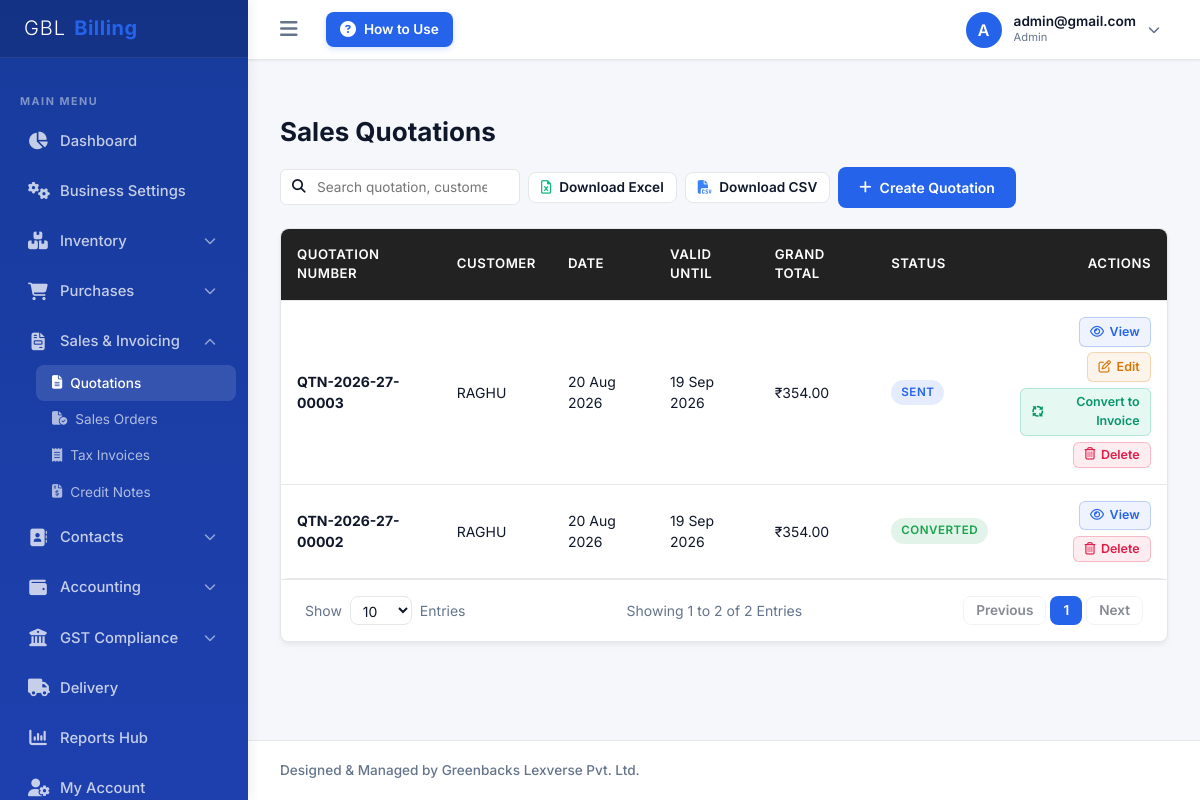
The page /company/quotations/ (signed in) on the database as committed earlier.
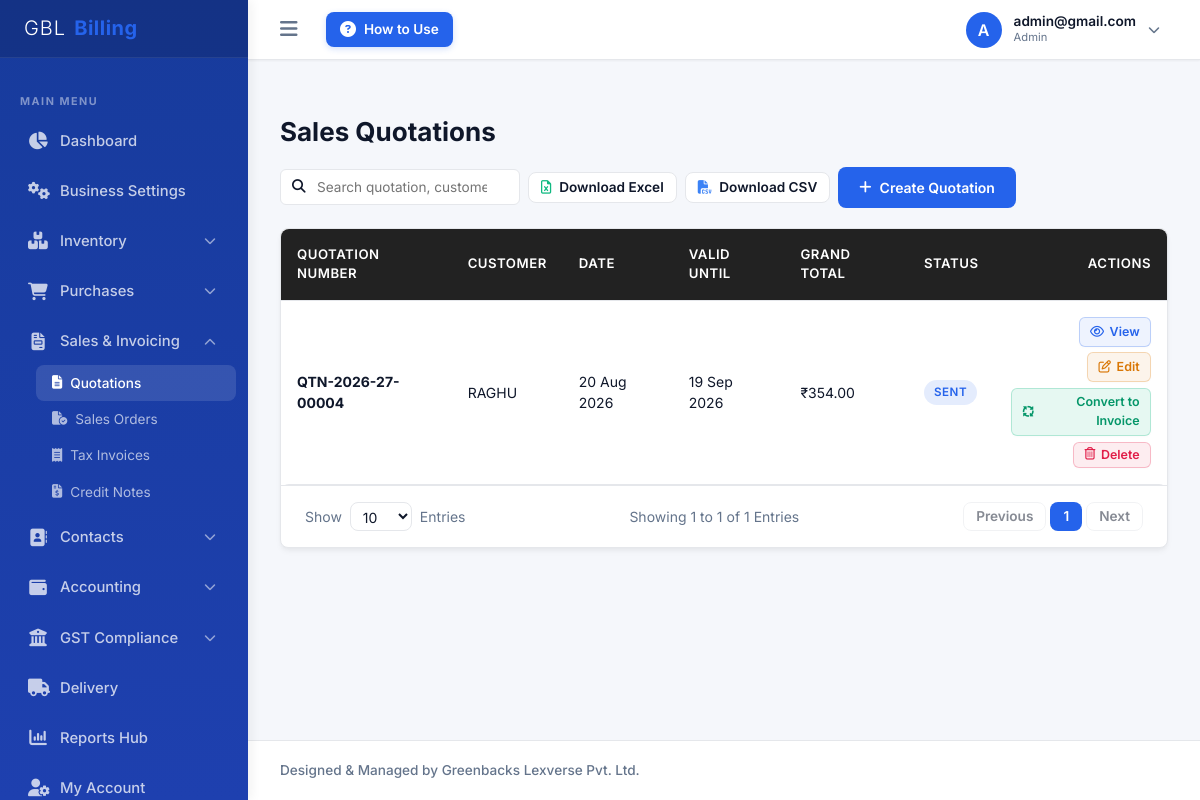
The same page on the database as committed later.
### billing/models.py (models this page shows, shortened)
class CustomUser(AbstractUser):
    ROLE_CHOICES = [
        ('SUPERADMIN', 'System Superadmin'),  # For Admin Panel Owner
        ('ADMIN', 'Company Admin'),           # Company Owner
        ('ACCOUNTANT', 'Accountant'),
        ('BILLING_STAFF', 'Billing Staff'),
        ('SALES_STAFF', 'Sales Staff'),
        ('INVENTORY_STAFF', 'Inventory Staff'),
    ]
    company = models.ForeignKey(Company, on_delete=models.CASCADE, null=True, blank=True, related_name='users')
    role = models.CharField(max_length=20, choices=ROLE_CHOICES, default='ADMIN')
    mobile = models.CharField(max_length=15, blank=True, null=True)
    profile_photo = models.ImageField(upload_to='profile_photos/', blank=True, null=True)
    updated_at = models.DateTimeField(auto_now=True, null=True)
    def get_profile_photo_url(self):
        if self.profile_photo:
            try:
                timestamp = int(self.updated_at.timestamp()) if self.updated_at else 1
                return f"{self.profile_photo.url}?v={timestamp}"
            except Exception:
                return self.profile_photo.url
        return None

class Quotation(models.Model):
    STATUS_CHOICES = [('DRAFT', 'Draft'), ('SENT', 'Sent'), ('ACCEPTED', 'Accepted'), ('REJECTED', 'Rejected'), ('EXPIRED', 'Expired'), ('CONVERTED', 'Converted')]
    company = models.ForeignKey(Company, on_delete=models.CASCADE)
    customer = models.ForeignKey(Customer, on_delete=models.PROTECT)
    quotation_number = models.CharField(max_length=50)
    date = models.DateField()
    valid_until = models.DateField()
    subtotal = models.DecimalField(max_digits=15, decimal_places=2, default=Decimal('0.00'))
    discount_total = models.DecimalField(max_digits=15, decimal_places=2, default=Decimal('0.00'))
    taxable_value = models.DecimalField(max_digits=15, decimal_places=2, default=Decimal('0.00'))
    cgst_total = models.DecimalField(max_digits=15, decimal_places=2, default=Decimal('0.00'))
    sgst_total = models.DecimalField(max_digits=15, decimal_places=2, default=Decimal('0.00'))
    igst_total = models.DecimalField(max_digits=15, decimal_places=2, default=Decimal('0.00'))
    cess_total = models.DecimalField(max_digits=15, decimal_places=2, default=Decimal('0.00'))
    round_off = models.DecimalField(max_digits=15, decimal_places=2, default=Decimal('0.00'))
    grand_total = models.DecimalField(max_digits=15, decimal_places=2, default=Decimal('0.00'))
    status = models.CharField(max_length=20, choices=STATUS_CHOICES, default='DRAFT')
    notes = models.TextField(blank=True, null=True)
    terms = models.TextField(blank=True, null=True)
    payment_terms = models.CharField(max_length=255, blank=True, null=True, default='As specified in proposal')
    converted_to_invoice = models.ForeignKey(Invoice, on_delete=models.SET_NULL, null=True, blank=True)
    converted_to_sales_order = models.ForeignKey('SalesOrder', on_delete=models.SET_NULL, null=True, blank=True, related_name='source_quotations')
    class Meta:
        unique_together = ('company', 'quotation_number')

class Customer(models.Model):
    CUSTOMER_TYPES = [
        ('REGISTERED', 'Regular Registered'),
        ('COMPOSITION', 'Composition Scheme'),
        ('UNREGISTERED', 'Unregistered Business'),
        ('CONSUMER', 'Consumer / Retailer'),
        ('SEZ', 'SEZ Developer / Unit'),
        ('EXPORT', 'Overseas Export'),
    ]
    company = models.ForeignKey(Company, on_delete=models.CASCADE)
    name = models.CharField(max_length=200)
    business_name = models.CharField(max_length=200, blank=True, null=True)
    customer_type = models.CharField(max_length=20, choices=CUSTOMER_TYPES, default='CONSUMER')
    gstin = models.CharField(max_length=15, blank=True, null=True)
    pan = models.CharField(max_length=10, blank=True, null=True)
    email = models.EmailField(blank=True, null=True)
    mobile = models.CharField(max_length=15)
    alternate_mobile = models.CharField(max_length=15, blank=True, null=True)
    billing_address = models.TextField()
    billing_city = models.CharField(max_length=100)
    billing_state = models.CharField(max_length=100)
    billing_state_code = models.CharField(max_length=2)
    billing_pincode = models.CharField(max_length=6)
    shipping_address = models.TextField(blank=True, null=True)
    shipping_city = models.CharField(max_length=100, blank=True, null=True)
    shipping_state = models.CharField(max_length=100, blank=True, null=True)
    shipping_state_code = models.CharField(max_length=2, blank=True, null=True)
    shipping_pincode = models.CharField(max_length=6, blank=True, null=True)
    credit_limit = models.DecimalField(max_digits=12, decimal_places=2, default=Decimal('0.00'))
    credit_days = models.IntegerField(default=30)
    opening_balance = models.DecimalField(max_digits=12, decimal_places=2, default=Decimal('0.00'))
    opening_balance_type = models.CharField(max_length=2, choices=[('DR', 'Debit (Receivable)'), ('CR', 'Credit (Payable)')], default='DR')
    outstanding_balance = models.DecimalField(max_digits=12, decimal_places=2, default=Decimal('0.00'))
    is_active = models.BooleanField(default=True)
    created_at = models.DateTimeField(auto_now_add=True)

### billing/views.py (the view, shortened to what this page needs)
# urls.py: path('company/quotations/', views.QuotationListView.as_view(), name='quotation_list'),
class QuotationListView(CompanyRequiredMixin, CompanyQuerySetMixin, PaginationMixin, ListView):
    model = Quotation
    template_name = 'company/quotation_list.html'
    context_object_name = 'quotations'
    def get_queryset(self):
        qs = super().get_queryset().order_by('-date', '-id')
        search = self.request.GET.get('search')
        status = self.request.GET.get('status')
        if status:
            qs = qs.filter(status=status)
        else:
            qs = qs.exclude(status='CANCELLED')
        return qs

### templates/company/quotation_list.html (shortened to what this page needs)
{% extends 'base_company.html' %}
{% block sub_quotations %}sub-item-active{% endblock %}
{% block content %}
<div class="page-header" style="display: flex; justify-content: space-between; align-items: center; flex-wrap: wrap; gap: 1rem;">
    <h1 class="page-title" style="margin: 0;">Sales Quotations</h1>
    <div style="display: flex; gap: 0.5rem; align-items: center; flex-wrap: wrap;">
        {% include 'common_table_search.html' with placeholder="Search quotation, customer..." %}
        <button type="button" class="btn btn-secondary" onclick="exportTableData('excel', 'Sales_Quotations')" style="font-size: 0.85rem; padding: 0.4rem 0.75rem;" title="Download Excel">
            <i class="fa-regular fa-file-excel" style="color: #10b981;"></i> Download Excel
        </button>
        <button type="button" class="btn btn-secondary" onclick="exportTableData('csv', 'Sales_Quotations')" style="font-size: 0.85rem; padding: 0.4rem 0.75rem;" title="Download CSV">
            <i class="fa-solid fa-file-csv" style="color: #3b82f6;"></i> Download CSV
        </button>
        <a href="{% url 'quotation_add' %}" class="btn btn-primary">
            <i class="fa-solid fa-plus"></i> Create Quotation
        </a>
    </div>
</div>
<div class="table-container-ajax" id="table-container">
<div class="card-container">
    <div class="table-responsive">
        <table class="custom-table">
            <thead>
                <tr>
                    <th>Quotation Number</th>
                    <th>Customer</th>
                    <th>Date</th>
                    <th>Valid Until</th>
                    <th>Grand Total</th>
                    <th>Status</th>
                    <th style="text-align: right;">Actions</th>
                </tr>
            </thead>
            <tbody>
                {% for q in quotations %}
                    <tr>
                        <td><strong>{{ q.quotation_number }}</strong></td>
                        <td>{{ q.customer.name }}</td>
                        <td>{{ q.date|date:"d M Y" }}</td>
                        <td>{{ q.valid_until|date:"d M Y" }}</td>
                        <td>₹{{ q.grand_total }}</td>
                        <td>
                            <span class="badge {% if q.status == 'CONVERTED' %}badge-success{% elif q.status == 'SENT' %}badge-info{% else %}badge-warning{% endif %}">
                                {{ q.get_status_display }}
                            </span>
                        </td>
                        <td style="text-align: right;">
                            <div style="display: flex; flex-direction: column; gap: 0.35rem; align-items: flex-end;">
                                <a href="{% url 'quotation_view' q.id %}" class="btn-action-view" title="View Details"><i class="fa-regular fa-eye"></i> View</a>
                                {% if q.status != 'CONVERTED' %}
                                    <a href="{% url 'quotation_edit' q.id %}" class="btn-action-edit" title="Edit Quotation"><i class="fa-regular fa-pen-to-square"></i> Edit</a>
                                    <a href="{% url 'quotation_convert' q.id %}" class="btn-action-convert" title="Convert to Invoice"><i class="fa-solid fa-arrows-spin"></i> Convert to Invoice</a>
                                {% endif %}
                                <button type="button" onclick="triggerGlobalDelete('/api/delete/quotation/{{ q.id }}/', '{{ q.quotation_number }}')" class="btn-action-delete" title="Delete Quotation">
                                    <i class="fa-regular fa-trash-can"></i> Delete
                                </button>
                            </div>
                        </td>
                    </tr>
                {% empty %}
                    <tr>
                        <td colspan="7" style="text-align: center; color: var(--muted-foreground); padding: 2rem;">No quotations logged.</td>
                    </tr>
                {% endfor %}
            </tbody>
        </table>
    </div>
    {% include 'common_pagination.html' %}
</div>
</div>
{% endblock %}

### templates/base.html (shortened to what this page needs)
{% load static %}
<!DOCTYPE html>
<html lang="en">
<head>
    <link href="https://cdnjs.cloudflare.com/ajax/libs/font-awesome/6.4.0/css/all.min.css" rel="stylesheet">
    <link rel="stylesheet" href="{% static 'css/styles.css' %}">
</head>
<body>
    <div class="app-container">
        <aside class="sidebar" id="sidebar">
            <div class="sidebar-header">
                <div class="sidebar-logo">
                    <span style="color: #ffffff; font-weight: 300; letter-spacing: 1px;">GBL</span><span style="color: #2563eb; font-weight: 700; letter-spacing: 0.5px;">Billing</span>
                </div>
            </div>
            <ul class="sidebar-menu">
                {% block sidebar_menu %}{% endblock %}
            </ul>
        </aside>
        <div class="main-wrapper">
            <header class="app-header">
                <div class="header-left">
                    <button type="button" class="toggle-sidebar-btn" id="toggle-sidebar" onclick="toggleAppSidebar(event)" title="Toggle Sidebar">
                        <i class="fa-solid fa-bars"></i>
                    </button>
                    <a href="{% url 'how_to_use' %}" class="btn-how-to-use" title="How to Use - User Guide">
                        <i class="fa-solid fa-circle-question"></i>
                        <span>How to Use</span>
                    </a>
                </div>
                <div class="header-right">
                    <div class="profile-trigger-container" id="profile-area">
                        <div class="user-profile" id="profile-btn">
                            <div class="user-avatar" id="header-user-avatar-box">
                                {% if request.user.get_profile_photo_url %}
                                    <img id="header-user-avatar" src="{{ request.user.get_profile_photo_url }}" alt="Profile" style="width: 100%; height: 100%; object-fit: cover; border-radius: 50%;">
                                {% else %}
                                    <span id="header-user-initial">{{ request.user.username|slice:":1"|upper }}</span>
                                {% endif %}
                            </div>
                            <div class="user-info-text">
                                <div style="font-size: 0.85rem; font-weight: 600; line-height: 1.2;">{{ request.user.username }}</div>
                                <div style="font-size: 0.7rem; color: var(--muted); text-transform: capitalize;">{{ request.user.role|lower }}</div>
                            </div>
                            <i class="fa-solid fa-chevron-down dropdown-arrow"></i>
                        </div>
                    </div>
                </div>
            </header>
            <main class="content-body">
                {% block content %}{% endblock %}
            </main>
            <footer class="app-footer">
                <div style="font-size: 0.85rem; font-weight: 500;">Designed & Managed by Greenbacks Lexverse Pvt. Ltd.</div>
            </footer>
        </div>
    </div>
</body>
</html>

Rows that differ between the two databases and show on the page:
no longer on this page (row edited): Quotation: quotation_number "QTN-2026-27-00003", customer.name "RAGHU", date "20 Aug 2026", valid_until "19 Sep 2026", grand_total "354.00", status "SENT", shows "Edit"
no longer on this page (row edited): Quotation: quotation_number "QTN-2026-27-00002", customer.name "RAGHU", date "20 Aug 2026", valid_until "19 Sep 2026", grand_total "354.00", status "CONVERTED"
added Quotation: quotation_number "QTN-2026-27-00004", customer.name "RAGHU", date "20 Aug 2026", valid_until "19 Sep 2026", grand_total "354.00", status "SENT", shows "Edit"
Other text that changed with them:
{{ page_obj.end_index }}: "2" → "1"
{{ page_obj.paginator.count }}: "2" → "1"
